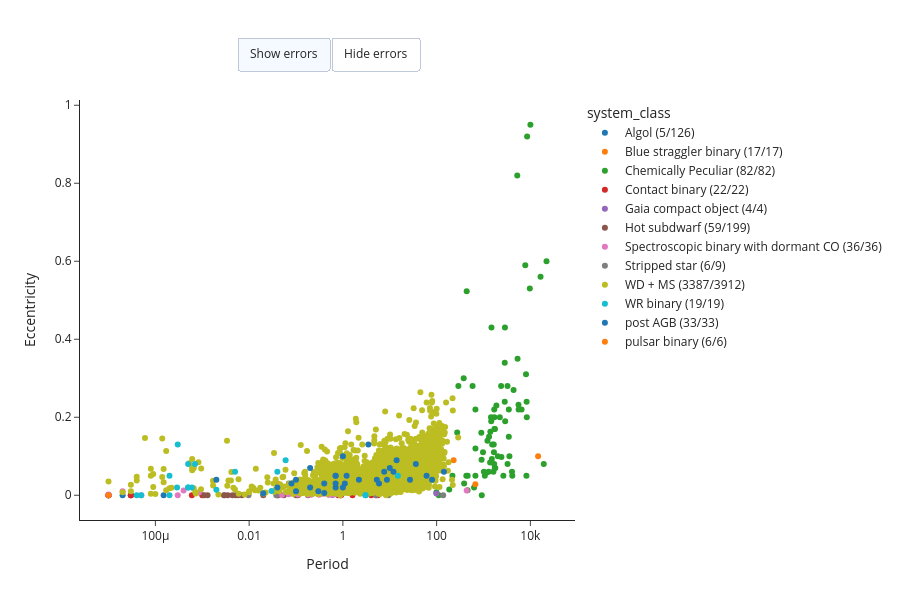

The notebook cell this image was saved under:
### Code cell
plot_catalog(
    df,
    x="Period",
    y="Eccentricity",
    color_by="system_class",
    logx=True,
)

### Figure 1 — Plotly figure (JSON) as saved in the notebook; plotly's stock layout.template omitted (floating-point values rounded to 4 significant figures; data arrays with more than 128 entries replaced by an {"elided": "..."} marker saying what was removed)
{"data": [{"customdata": [["VFTS 061", "O9.7: V:", "ON8.5 III:"], ["VFTS 652", "O9 III:", "B2 Ip"], ["VFTS 538", "ON9 Ia", "O7.5: I:(f)"], ["VFTS 450", "O7::", "O9.7 III:"], ["Mu1 Sco", "B1V", "B:"]], "error_x": {"array": [2.333, 8.589, 4.16, 6.892, 1.446], "arrayminus": [0.0, 0.0, 0.0, 0.0, 0.0], "symmetric": false, "type": "data", "visible": false}, "error_y": {"array": [NaN, NaN, NaN, NaN, NaN], "arrayminus": [NaN, NaN, NaN, NaN, NaN], "symmetric": false, "type": "data", "visible": false}, "hovertemplate": "<b>%{customdata[0]}</b><br>Period: %Period<br>Eccentricity: %Eccentricity<br>Type1: %{customdata[1]}<br>Type2: %{customdata[2]}<extra></extra>", "mode": "markers", "name": "Algol (5/126)", "type": "scatter", "x": [1e-05, 0.00015, 2e-05, 3e-05, 1e-05], "y": [0.0, 0.0, 0.0, 0.0, 0.0]}, {"customdata": [["Cl* NGC 188 PKM 451", "MS", "WD"], ["Cl* NGC 188 PKM 1888", "MS", "WD"], ["Cl* NGC 188 PKM 2679", "MS", "WD"], ["Cl* NGC 188 PKM 4348", "MS", "WD"], ["Cl* NGC 188 PKM 4540", "MS", "WD"], ["Cl* NGC 188 PKM 4581", "MS", "WD"], ["Cl* NGC 188 PKM 4589", "MS", "WD"], ["Cl* NGC 188 PKM 4970", "MS", "WD"], ["Cl* NGC 188 PKM 5325", "MS", "WD"], ["Cl* NGC 188 PKM 5350", "MS", "WD"], ["Cl* NGC 188 PKM 5379", "MS", "WD"], ["Cl* NGC 188 PKM 5434", "MS", "WD"], ["Cl* NGC 188 PKM 5671", "MS", "WD"], ["[NMM2020] WOCS 5011", "MS", "WD"], ["[NMM2020] WOCS 10011", "MS", "WD"], ["[NMM2020] WOCS 20009", "MS", "WD"], ["[NMM2020] WOCS 36011", "MS", "WD"]], "error_x": {"array": [718.0, 2210.0, 1025.0, 1160.0, 2960.0, 545.1, 613.5, 1000.0, 1760.0, 687.0, 120.2, 1268.0, 1416.0, 2650.0, 511.0, 3960.0, 217.2], "arrayminus": [0.0, 0.0, 0.0, 0.0, 0.0, 0.0, 0.0, 0.0, 0.0, 0.0, 0.0, 0.0, 0.0, 0.0, 0.0, 0.0, 0.0], "symmetric": false, "type": "data", "visible": false}, "error_y": {"array": [0.31, 0.17, 0.02, 0.04, 0.29, 0.254, 0.17, 0.082, 0.74, 0.02, 0.21, 0.533, 0.268, 0.28, 0.3, 0.18, 0.65], "arrayminus": [0.0, 0.0, 0.0, 0.0, 0.0, 0.0, 0.0, 0.0, 0.0, 0.0, 0.0, 0.0, 0.0, 0.0, 0.0, 0.0, 0.0], "symmetric": false, "type": "data", "visible": false}, "hovertemplate": "<b>%{customdata[0]}</b><br>Period: %Period<br>Eccentricity: %Eccentricity<br>Type1: %{customdata[1]}<br>Type2: %{customdata[2]}<extra></extra>", "mode": "markers", "name": "Blue straggler binary (17/17)", "type": "scatter", "x": [4.0, 30.0, 8.0, 8.0, 70.0, 1.6, 1.7, 2.4, 12.0, 3.0, 0.04, 9.0, 7.0, 60.0, 6.0, 230.0, 0.4], "y": [0.03, 0.04, 0.05, 0.05, 0.07, 0.015, 0.04, 0.013, 0.03, 0.05, 0.03, 0.018, 0.018, 0.04, 0.07, 0.09, 0.09]}, {"customdata": {"elided": "82x3 str values"}, "error_x": {"array": [NaN, NaN, NaN, NaN, NaN, NaN, NaN, NaN, NaN, NaN, NaN, NaN, NaN, NaN, NaN, NaN, NaN, NaN, NaN, NaN, NaN, NaN, NaN, NaN, NaN, NaN, NaN, NaN, NaN, NaN, NaN, NaN, NaN, NaN, NaN, NaN, NaN, NaN, NaN, NaN, NaN, NaN, NaN, NaN, NaN, NaN, NaN, NaN, NaN, NaN, NaN, NaN, NaN, NaN, NaN, NaN, NaN, NaN, NaN, NaN, NaN, NaN, NaN, NaN, NaN, NaN, NaN, NaN, NaN, NaN, NaN, NaN, NaN, NaN, NaN, NaN, NaN, NaN, 4845.0, 1579.0, 1505.0, 2737.0], "arrayminus": [NaN, NaN, NaN, NaN, NaN, NaN, NaN, NaN, NaN, NaN, NaN, NaN, NaN, NaN, NaN, NaN, NaN, NaN, NaN, NaN, NaN, NaN, NaN, NaN, NaN, NaN, NaN, NaN, NaN, NaN, NaN, NaN, NaN, NaN, NaN, NaN, NaN, NaN, NaN, NaN, NaN, NaN, NaN, NaN, NaN, NaN, NaN, NaN, NaN, NaN, NaN, NaN, NaN, NaN, NaN, NaN, NaN, NaN, NaN, NaN, NaN, NaN, NaN, NaN, NaN, NaN, NaN, NaN, NaN, NaN, NaN, NaN, NaN, NaN, NaN, NaN, NaN, NaN, 0.0, 0.0, 0.0, 0.0], "symmetric": false, "type": "data", "visible": false}, "error_y": {"array": [NaN, NaN, -0.05, NaN, NaN, NaN, NaN, NaN, NaN, NaN, NaN, -0.05, -0.05, NaN, -0.05, NaN, NaN, -0.05, -0.05, -0.05, NaN, NaN, NaN, NaN, NaN, NaN, NaN, NaN, NaN, NaN, NaN, NaN, NaN, NaN, NaN, NaN, NaN, NaN, NaN, NaN, NaN, NaN, NaN, NaN, NaN, NaN, NaN, NaN, NaN, NaN, NaN, NaN, NaN, NaN, NaN, NaN, NaN, NaN, NaN, NaN, NaN, NaN, NaN, NaN, NaN, NaN, NaN, NaN, NaN, NaN, NaN, NaN, NaN, NaN, NaN, NaN, NaN, NaN, 0.056, 0.064, 0.07, 0.309], "arrayminus": [NaN, NaN, 0.05, NaN, NaN, NaN, NaN, NaN, NaN, NaN, NaN, 0.05, 0.05, NaN, 0.05, NaN, NaN, 0.05, 0.05, 0.05, NaN, NaN, NaN, NaN, NaN, NaN, NaN, NaN, NaN, NaN, NaN, NaN, NaN, NaN, NaN, NaN, NaN, NaN, NaN, NaN, NaN, NaN, NaN, NaN, NaN, NaN, NaN, NaN, NaN, NaN, NaN, NaN, NaN, NaN, NaN, NaN, NaN, NaN, NaN, NaN, NaN, NaN, NaN, NaN, NaN, NaN, NaN, NaN, NaN, NaN, NaN, NaN, NaN, NaN, NaN, NaN, NaN, NaN, 0.0, 0.0, 0.0, 0.0], "symmetric": false, "type": "data", "visible": false}, "hovertemplate": "<b>%{customdata[0]}</b><br>Period: %Period<br>Eccentricity: %Eccentricity<br>Type1: %{customdata[1]}<br>Type2: %{customdata[2]}<extra></extra>", "mode": "markers", "name": "Chemically Peculiar (82/82)", "type": "scatter", "x": [8383.0, 5573.0, 430.0, 975.6, 909.9, 2410.0, 274.3, 673.0, 5244.0, 1314.0, 1384.0, 217.2, 459.4, 1508.0, 2652.0, 1146.0, 291.0, 8231.0, 672.0, 4117.0, 1399.0, 437.9, 386.0, 3260.0, 3470.0, 3253.0, 1881.0, 2018.0, 8059.0, 2226.0, 377.8, 1693.0, 1066.0, 5609.0, 1689.0, 629.0, 457.0, 1785.0, 897.0, 2896.0, 9718.0, 8314.0, 1214.0, 672.0, 3464.0, 80.0, 1630.0, 1445.0, 1754.0, 918.0, 1653.0, 16470.0, 1711.0, 19300.0, 3570.0, 22060.0, 185.7, 8523.0, 10000.0, 5324.0, 1461.0, 1668.0, 2866.0, 4049.0, 4382.0, 7780.0, 584.9, 1735.0, 1710.0, 2837.0, 6489.0, 2378.0, 2837.0, 1529.0, 1019.0, 111.0, 1294.0, 1479.0, 20.0, 6.0, 11.0, 99.0], "y": [0.2, 0.232, 0.05, 0.11, 0.091, 0.098, 0.161, 0.12, 0.82, 0.15, 0.084, 0.05, 0.05, 0.093, 0.05, 0.058, 0.28, 0.05, 0.05, 0.05, 0.163, 0.523, 0.03, 0.08, 0.22, 0.28, 0.23, 0.1, 0.31, 0.2, 0.3, 0.22, 0.05, 0.22, 0.08, 0.02, 0.013, 0.07, 0.16, 0.19, 0.53, 0.24, 0.14, 0.22, 0.15, 0.09, 0.06, 0.2, 0.17, 0.0, 0.13, 0.56, 0.2, 0.08, 0.1, 0.6, 0.015, 0.92, 0.95, 0.35, 0.19, 0.11, 0.43, 0.06, 0.27, 0.59, 0.28, 0.07, 0.17, 0.34, 0.22, 0.28, 0.24, 0.13, 0.06, 0.0, 0.06, 0.43, 0.019, 0.011, 0.06, 0.008]}, {"customdata": [["LSS 3074", "O6-7:(f):, Contact", "O4 f +, Contact"], ["MY Cam", "O4.5-6V, Contact", "O6V, Contact"], ["OGLE SMC-SC10 108086", "O9V, Contact", "O9.5-B0V, Contact"], ["TU Mus", "O7V, Contact", "O8V, Contact"], ["V382 Cyg", "O6.5V((f)), Contact", "O6V((f)), Contact"], ["VFTS 352", "O4.5 V(n)((fc))z, Contact", "O5.5 V(n)((fc))z, Contact"], ["CT Tau", "B1V, Contact", "B1V, Contact"], ["GU Mon", "B1V, Contact", "B1V, Contact"], ["SV Cen", "B, Contact?", "B, Contact?"], ["V606 Cen", "B0.5V, Contact", "B2V, Contact"], ["V701 Sco", "B1-1.5V, Contact", "B1-1.5V, Contact"], ["V745 Cas", "B0V, Contact", "B1-2 IV/V, Contact"], ["VFTS 066", "B0V, Contact", "B1.5III, Contact"], ["RZ Pyx", "B5V, Contact", "B5/7V, Contact"], ["LY Aur", "O9II, Contact", "O9III, Contact"], ["XZ Cep", "O9.5V, Contact", "B1III, Contact"], ["V348 Car", "B0-B.05III , Contact", "B1III, Contact"], ["V729 Cyg", "O6.5-7 Ia, Contact", "Ofpe/WN9, Contact"], ["BH Cen", "B, Contact", "B, Contact"], ["HD 64315B", "O9V, Contact", "O9V, Contact"], ["DIRECT V4741 M31A", "O, Contact", "O, Contact"], ["DIRECT V1555 M31A", "O, Contact", "O, Contact"]], "error_x": {"array": [2.185, 1.175, NaN, 1.387, 1.886, 1.124, 0.6668, 0.8966, 1.657, 1.495, 0.7619, 1.411, 1.141, 0.6562, NaN, NaN, NaN, 6.598, NaN, 1.019, NaN, NaN], "arrayminus": [0.0, 0.0, NaN, 0.0, 0.0, 0.0, 0.0, 0.0, 0.0, 0.0, 0.0, 0.0, 0.0, 0.0, NaN, NaN, NaN, 0.0, NaN, 0.0, NaN, NaN], "symmetric": false, "type": "data", "visible": false}, "error_y": {"array": [0.0, 0.0, 0.0, 0.0, 0.0, 0.0, 0.0, 0.0, 0.0, 0.26, 0.0, 0.0, 0.0, 0.0, 0.0, 0.0, 0.0, 0.0, 0.0, 0.0, 0.0, 0.0], "arrayminus": [0.0, 0.0, 0.0, 0.0, 0.0, 0.0, 0.0, 0.0, 0.0, 0.0, 0.0, 0.0, 0.0, 0.0, 0.0, 0.0, 0.0, 0.0, 0.0, 0.0, 0.0, 0.0], "symmetric": false, "type": "data", "visible": false}, "hovertemplate": "<b>%{customdata[0]}</b><br>Period: %Period<br>Eccentricity: %Eccentricity<br>Type1: %{customdata[1]}<br>Type2: %{customdata[2]}<extra></extra>", "mode": "markers", "name": "Contact binary (22/22)", "type": "scatter", "x": [0.0006, 0.0, 0.8831, 0.0, 1e-05, 0.0, 0.0, 0.0, 0.001, 0.0, 0.0, 1e-05, 1e-05, 3e-05, 4.02, 5.097, 5.562, 3e-05, 0.7916, 0.0, 1.604, 0.917], "y": [0.0, 0.0, 0.0, 0.0, 0.0, 0.0, 0.0, 0.0, 0.0, 0.07, 0.0, 0.0, 0.0, 0.0, 0.0, 0.0, 0.0, 0.0, 0.0, 0.0, 0.0, 0.0]}, {"customdata": [["Gaia BH1", "MS", "BH"], ["Gaia BH2", "RG", "BH"], ["Gaia BH3", "RG", "BH"], ["Gaia NS1", "MS", "NS"]], "error_x": {"array": [185.4, 1276.0, 4155.0, 730.4], "arrayminus": [0.0, 0.0, 0.0, 0.0], "symmetric": false, "type": "data", "visible": false}, "error_y": {"array": [0.4323, 0.5167, 0.7243, 0.121], "arrayminus": [0.0, 0.0, 0.0, 0.0], "symmetric": false, "type": "data", "visible": false}, "hovertemplate": "<b>%{customdata[0]}</b><br>Period: %Period<br>Eccentricity: %Eccentricity<br>Type1: %{customdata[1]}<br>Type2: %{customdata[2]}<extra></extra>", "mode": "markers", "name": "Gaia compact object (4/4)", "type": "scatter", "x": [0.003, 0.6, 98.5, 0.5], "y": [2e-05, 0.0009, 0.0048, 0.002]}, {"customdata": {"elided": "59x3 str values"}, "error_x": {"array": [37.25, 28.19, 126.7, 93.74, 61.54, 181.4, 192.0, 236.3, 176.1, 80.87, 99.26, 69.52, 359.2, 63.14, 147.6, 40.32, 0.1283, 0.331, 0.363, 0.4178, 0.4625, 0.4717, 0.4776, 0.5281, 0.5298, 0.5403, 0.5816, 0.5988, 0.6109, 0.7047, 0.8008, 0.8022, 0.8091, 0.8279, 0.834, 0.8372, 0.9024, 0.965, 1.049, 1.205, 1.238, 1.483, 1.548, 1.738, 3.016, 3.181, 3.622, 4.051, 4.51, 5.752, 7.291, 8.952, 10.05, 10.35, 10.36, 14.17, 15.58, 16.54, 20.66], "arrayminus": [0.0, 0.0, 0.0, 0.0, 0.0, 0.0, 0.0, 0.0, 0.0, 0.0, 0.0, 0.0, 0.0, 0.0, 0.0, 0.0, 0.0, 0.0, 0.0, 0.0, 0.0, 0.0, 0.0, 0.0, 0.0, 0.0, 0.0, 0.0, 0.0, 0.0, 0.0, 0.0, 0.0, 0.0, 0.0, 0.0, 0.0, 0.0, 0.0, 0.0, 0.0, 0.0, 0.0, 0.0, 0.0, 0.0, 0.0, 0.0, 0.0, 0.0, 0.0, 0.0, 0.0, 0.0, 0.0, 0.0, 0.0, 0.0, 0.0], "symmetric": false, "type": "data", "visible": false}, "error_y": {"array": [NaN, NaN, NaN, NaN, NaN, NaN, NaN, NaN, NaN, NaN, NaN, NaN, NaN, NaN, 0.19, NaN, NaN, NaN, 0.055, 0.034, 0.04, NaN, NaN, 0.02, 0.007, NaN, 0.08, NaN, NaN, NaN, 0.07, NaN, NaN, NaN, NaN, NaN, NaN, NaN, NaN, NaN, 0.02, NaN, NaN, NaN, NaN, NaN, 0.014, NaN, NaN, NaN, NaN, NaN, 0.03, NaN, NaN, NaN, NaN, 0.05, 0.083], "arrayminus": [NaN, NaN, NaN, NaN, NaN, NaN, NaN, NaN, NaN, NaN, NaN, NaN, NaN, NaN, 0.0, NaN, NaN, NaN, 6.939e-18, 0.0, 6.939e-18, NaN, NaN, -3.469e-18, 0.0, NaN, 1.388e-17, NaN, NaN, NaN, 0.0, NaN, NaN, NaN, NaN, NaN, NaN, NaN, NaN, NaN, -3.469e-18, NaN, NaN, NaN, NaN, NaN, 1.735e-18, NaN, NaN, NaN, NaN, NaN, 0.0, NaN, NaN, NaN, NaN, -1.388e-17, 0.0], "symmetric": false, "type": "data", "visible": false}, "hovertemplate": "<b>%{customdata[0]}</b><br>Period: %Period<br>Eccentricity: %Eccentricity<br>Type1: %{customdata[1]}<br>Type2: %{customdata[2]}<extra></extra>", "mode": "markers", "name": "Hot subdwarf (59/199)", "type": "scatter", "x": [0.007, 0.0011, 0.0035, 0.02, 0.0058, 0.11, 0.1, 0.18, 0.04, 0.0044, 0.055, 0.0051, 0.041, 0.0029, 0.038, 0.0013, 0.0, 0.0, 0.0, 0.0, 0.0, 0.0, 0.0, 0.0, 0.0, 0.0, 0.0, 0.0, 0.0, 0.0, 0.0, 0.0, 0.0, 0.0, 0.0, 0.0, 0.0, 0.0, 0.0, 0.0, 0.0, 0.0, 0.0, 0.0, 0.0, 0.0, 0.0, 0.0, 0.0, 0.0, 0.0, 0.0, 0.0, 0.0, 0.0, 0.0, 0.0, 0.0, 0.0], "y": [0.0, 0.0, 0.0, 0.0, 0.0, 0.0, 0.0, 0.0, 0.0, 0.0, 0.0, 0.0, 0.0, 0.0, 0.01, 0.0, 0.06, 0.08, 0.005, 0.005, 0.02, 0.06, 0.07, 0.005, 0.015, 0.1, 0.01, 0.13, 0.04, 0.18, 0.04, 0.28, 0.06, 0.06, 0.12, 0.07, 0.11, 0.15, 0.61, 0.08, 0.005, 0.14, 0.03, 0.52, 0.14, 0.18, 0.01, 0.15, 0.18, 0.09, 0.28, 0.29, 0.033, 0.07, 0.09, 0.064, 0.06, 0.048, 0.011]}, {"customdata": [["VFTS 243", "O7V", "BH"], ["NGC 3201 #12560", "MS", "BH"], ["HD 130298", "O6.5III", "BH"], ["G3425", "RG", "BH?"], ["J0553-1349", "MS", "NS"], ["J2057-4742", "MS", "NS"], ["J1553-6846", "MS", "NS"], ["J2102+3703", "MS", "NS"], ["J0742-4749", "MS", "NS"], ["J0152-2049", "MS", "NS"], ["J0003-5604", "MS", "NS"], ["J1733+5808", "MS", "NS"], ["J1150-2203", "MS", "NS"], ["J1449+6919", "MS", "NS"], ["J0217-7541", "MS", "NS"], ["J0639-3655", "MS", "NS"], ["J1739+4502", "MS", "NS"], ["J0036-0932", "MS", "NS"], ["J1048+6547", "MS", "NS"], ["J2145+2837", "MS", "NS"], ["J2244-2236", "MS", "NS"], ["J0824+5254", "MS", "NS"], ["J0230+5950", "MS", "NS"], ["J0634+6256", "MS", "NS"], ["PSR B1820-11", "MS/WD?", "NS"], ["PSR J1954+2529", "MS/WD?", "NS"], ["2XMM J1255", "MS", "NS/WD?"], ["2MASS J06163552", "MS", "NS/WD?"], ["LAMOST J1123", "MS", "NS/WD?"], ["56 UMa", "RG", "NS/WD?"], ["J0606+2132", "MS", "NS/WD?"], ["G3431", "MS", "NS/WD?"], ["G8441", "RG", "NS/WD/MS?"], ["LAMOST J2354", "MS", "WD/NS?"], ["2MASS J1527", "MS", "WD/NS?"], ["G4031", "MS", "WD"]], "error_x": {"array": [10.4, 166.9, 14.63, 875.0, 189.0, 230.1, 310.1, 480.8, 497.2, 536.0, 561.5, 570.6, 631.6, 632.4, 635.4, 654.0, 656.8, 718.9, 822.0, 888.8, 937.8, 1023.0, 1024.0, 1044.0, 357.8, 82.72, 2.761, 0.8666, 0.2738, 16470.0, 2.774, 120.4, 46.69, 0.4799, 0.2557, 137.3], "arrayminus": [0.0, 0.0, 0.0, 0.0, 0.0, 0.0, 0.0, 0.0, 0.0, 0.0, 0.0, 0.0, 0.0, 0.0, 0.0, 0.0, 0.0, 0.0, 0.0, 0.0, 0.0, 0.0, 0.0, 0.0, 0.0, 0.0, 0.0, 0.0, 0.0, 37.0, 0.0, 0.01, 0.04, 0.0, 0.0, 0.05], "symmetric": false, "type": "data", "visible": false}, "error_y": {"array": [0.005, 0.59, 0.45, 0.04, 0.3872, 0.3069, 0.5293, 0.439, 0.164, 0.6605, 0.79, 0.3083, 0.548, 0.2658, 0.3195, 0.708, 0.6759, 0.3972, 0.348, 0.5805, 0.5655, 0.674, 0.742, 0.553, 0.7946, 0.114, NaN, 0.0, NaN, 0.55, 0.0, 0.1, -0.01, 0.0, NaN, 0.194], "arrayminus": [0.0, 0.0, 0.0, 0.0, 0.0, 0.0, 0.0, 0.0, 0.0, 0.0, 0.0, 0.0, 0.0, 0.0, 0.0, 0.0, 0.0, 0.0, 0.0, 0.0, 0.0, 0.0, 0.0, 0.0, 0.0, 0.0, NaN, 0.002, NaN, 0.0, 0.0, 0.01, 0.01, 0.0, NaN, 0.0], "symmetric": false, "type": "data", "visible": false}, "hovertemplate": "<b>%{customdata[0]}</b><br>Period: %Period<br>Eccentricity: %Eccentricity<br>Type1: %{customdata[1]}<br>Type2: %{customdata[2]}<extra></extra>", "mode": "markers", "name": "Spectroscopic binary with dormant CO (36/36)", "type": "scatter", "x": [0.0004, 0.09, 0.00085, 2.0, 0.05, 0.07, 0.11, 0.26, 0.4, 0.18, 0.29, 0.31, 0.22, 0.21, 0.7, 0.6, 0.6, 0.9, 5.0, 0.7, 0.5, 3.3, 5.0, 2.1, 0.0003, 5e-05, 1e-05, 0.0, 0.0, 438.0, 2e-05, 0.2, 0.12, 1e-05, 0.0, 0.66], "y": [0.012, 0.02, 0.007, 0.01, 0.0007, 0.0026, 0.0021, 0.009, 0.004, 0.001, 0.005, 0.001, 0.004, 0.001, 0.0033, 0.013, 0.0018, 0.0021, 0.009, 0.0035, 0.0011, 0.012, 0.011, 0.011, 1e-05, 0.0, 0.0, 0.007, 0.0, 0.012, 0.01, 0.03, 0.03, 0.002, 0.0, 0.021]}, {"customdata": [["VFTS 291", "B", "SS"], ["LB-1", "B3Ve", "SS"], ["NGC 1850 BH1", "MS", "SS"], ["2dFS 2553", "Be", "SS"], ["Sk -71 35", "O9Ve", "SS"], ["Upsilon Sagittarii", "B", "SS"]], "error_x": {"array": [108.0, 78.79, NaN, 93.53, NaN, NaN], "arrayminus": [0.0, 0.0, NaN, -0.01, NaN, NaN], "symmetric": false, "type": "data", "visible": false}, "error_y": {"array": [NaN, NaN, NaN, NaN, NaN, NaN], "arrayminus": [NaN, NaN, NaN, NaN, NaN, NaN], "symmetric": false, "type": "data", "visible": false}, "hovertemplate": "<b>%{customdata[0]}</b><br>Period: %Period<br>Eccentricity: %Eccentricity<br>Type1: %{customdata[1]}<br>Type2: %{customdata[2]}<extra></extra>", "mode": "markers", "name": "Stripped star (6/9)", "type": "scatter", "x": [0.038, 0.0097, 5.04, 0.07, 9.399, 137.9], "y": [0.0, 0.0, 0.0, 0.03, 0.0, 0.0]}, {"customdata": {"elided": "3387x3 str values"}, "error_x": {"array": {"elided": "3387 float values"}, "arrayminus": {"elided": "3387 float values"}, "symmetric": false, "type": "data", "visible": false}, "error_y": {"array": {"elided": "3387 float values"}, "arrayminus": {"elided": "3387 float values"}, "symmetric": false, "type": "data", "visible": false}, "hovertemplate": "<b>%{customdata[0]}</b><br>Period: %Period<br>Eccentricity: %Eccentricity<br>Type1: %{customdata[1]}<br>Type2: %{customdata[2]}<extra></extra>", "mode": "markers", "name": "WD + MS (3387/3912)", "type": "scatter", "x": {"elided": "3387 float values"}, "y": {"elided": "3387 float values"}}, {"customdata": [["BAT99 19", "O6 V", "WR-WN4"], ["BAT99 28", "O5 V", "WR-WC6"], ["BAT99 29", "B1.5 V", "WR-WN3"], ["BAT99 38", "O-uncertain", "WR-WC4"], ["BAT99 39", "O6 V", "WR-WC4"], ["BAT99 43", "O9 V", "WR-WN3"], ["BAT99 49", "O9 V", "WR-WN4"], ["BAT99 59", "O9 V", "WR-WN4"], ["BAT99 64", "O9 V", "WR-WN4"], ["BAT99 71", "O6.5 V", "WR-WN3"], ["BAT99 77", "O7.5 III", "WR-WN7"], ["BAT99 92", "O6 V", "WR-WN3"], ["BAT99 103", "O4 V", "WR-WN5"], ["BAT99 126", "O7 V", "WR-WN3"], ["BAT99 129", "O4 V", "WR-WN5"], ["SMC AB 3", "O-O9", "WR-WN3"], ["SMC AB 6", "O-O5.5 V", "WR-WN3"], ["SMC AB 7", "O-O6 I", "WR-WN4"], ["SMC AB 8", "O-O4 V", "WR-WO4"]], "error_x": {"array": [17.99, NaN, 2.201, NaN, NaN, 2.816, 31.66, 4.712, 37.53, 2.326, 3.003, 4.312, 2.759, 25.46, 2.768, 10.05, 6.538, 19.56, 19.56], "arrayminus": [0.0, NaN, 0.0, NaN, NaN, 0.0, 0.0, 0.0, 0.0, 0.0, 0.0, 0.0, 0.0, 0.0, 0.0, 0.0, 0.0, 0.0, 0.0], "symmetric": false, "type": "data", "visible": false}, "error_y": {"array": [0.006, 0.11, 0.03, NaN, NaN, 0.02, 0.339, 0.24, 0.07, 0.01, 0.3, 0.0, NaN, 0.32, NaN, 0.03, NaN, 0.08, 0.08], "arrayminus": [0.0, 0.0, 0.0, NaN, NaN, 0.0, -0.099, 0.0, 0.0, 0.0, 0.0, 0.0, NaN, 0.0, NaN, 0.0, NaN, 0.0, 0.0], "symmetric": false, "type": "data", "visible": false}, "hovertemplate": "<b>%{customdata[0]}</b><br>Period: %Period<br>Eccentricity: %Eccentricity<br>Type1: %{customdata[1]}<br>Type2: %{customdata[2]}<extra></extra>", "mode": "markers", "name": "WR binary (19/19)", "type": "scatter", "x": [0.002, 14.93, 0.0003, 3.033, 3.033, 0.0002, 0.03, 0.0007, 0.06, 0.0005, 0.00029, 0.0006, 5e-05, 0.04, 0.0002, 0.005, 4e-05, 0.0005, 0.0005], "y": [0.014, 0.05, 0.13, 0.0, 0.0, 0.05, 0.011, 0.08, 0.09, 0.08, 0.02, 0.02, 0.0, 0.06, 0.0, 0.06, 0.0, 0.02, 0.02]}, {"customdata": [["89 Her", "MS?", "post AGB"], ["AC Her", "MS?", "post AGB"], ["BD+39 4926", "MS?", "post AGB"], ["BD+46 442", "MS?", "post AGB"], ["DY Ori", "MS?", "post AGB"], ["EP Lyr", "MS?", "post AGB"], ["HD 44179", "MS?", "post AGB"], ["HD 46703", "MS?", "post AGB"], ["HD 52961", "MS?", "post AGB"], ["HD 95767", "MS?", "post AGB"], ["HD 108015", "MS?", "post AGB"], ["HD 131356", "MS?", "post AGB"], ["HD 158616", "MS?", "post AGB"], ["HD 213985", "MS?", "post AGB"], ["HP Lyr", "MS?", "post AGB"], ["HR 4049", "MS?", "post AGB"], ["IRAS 05208-2035", "MS?", "post AGB"], ["IRAS 06165+3158", "MS?", "post AGB"], ["IRAS 06452-3456", "MS?", "post AGB"], ["IRAS 08544-4431", "MS?", "post AGB"], ["IRAS 09144-4933", "MS?", "post AGB"], ["IRAS 15469-5311", "MS?", "post AGB"], ["IRAS 16230-3410", "MS?", "post AGB"], ["IRAS 17038-4815", "MS?", "post AGB"], ["IRAS 19125+0343", "MS?", "post AGB"], ["IRAS 19135+3937", "MS?", "post AGB"], ["IRAS 19157-0247", "MS?", "post AGB"], ["RU Cen", "MS?", "post AGB"], ["SAO 173329", "MS?", "post AGB"], ["ST Pup", "MS?", "post AGB"], ["SX Cen", "MS?", "post AGB"], ["TW Cam", "MS?", "post AGB"], ["U Mon", "MS?", "post AGB"]], "error_x": {"array": [288.9, 1188.0, 871.3, 140.8, 1212.0, 1137.0, 316.5, 597.2, 1288.0, 1928.0, 900.4, 1479.0, 362.3, 258.9, 1738.0, 430.5, 234.3, 261.9, 215.0, 500.1, 1735.0, 389.5, 646.3, 1382.0, 519.0, 126.9, 119.5, 1479.0, 115.9, 403.8, 556.7, 656.9, 2407.0], "arrayminus": [0.0, 0.0, 0.0, 0.0, 0.0, 0.0, 0.0, 0.0, 0.0, 0.0, 0.0, 0.0, 0.0, 0.0, 0.0, 0.0, 0.0, 0.0, 0.0, 0.0, 0.0, 0.0, 0.0, 0.0, 0.0, 0.0, 0.0, 0.0, 0.0, 0.0, 0.0, 0.0, 0.0], "symmetric": false, "type": "data", "visible": false}, "error_y": {"array": [0.22, -0.05, 0.018, 0.08, 0.14, 0.3, 0.24, 0.28, 0.22, 0.2, -0.03, 0.28, -0.1, 0.16, 0.16, 0.29, -0.02, -0.05, -0.03, 0.18, 0.26, 0.06, -0.13, 0.57, 0.21, 0.1, 0.3, 0.55, -0.04, -0.04, -0.06, 0.21, 0.19], "arrayminus": [0.0, 0.05, 0.0, 0.0, 0.0, 0.0, 0.0, 0.0, 0.0, 0.0, 0.03, 0.0, 0.1, 0.0, 0.0, 0.0, 0.02, 0.05, 0.03, 0.0, 0.0, 0.0, 0.13, 0.0, 0.0, 0.0, 0.0, 0.0, 0.04, 0.04, 0.06, 0.0, 0.0], "symmetric": false, "type": "data", "visible": false}, "hovertemplate": "<b>%{customdata[0]}</b><br>Period: %Period<br>Eccentricity: %Eccentricity<br>Type1: %{customdata[1]}<br>Type2: %{customdata[2]}<extra></extra>", "mode": "markers", "name": "post AGB (33/33)", "type": "scatter", "x": [0.2, 1.2, 0.4, 0.02, 36.0, 14.0, 1.1, 0.2, 0.3, 61.0, 5.9, 8.7, 1.0, 0.7, 80.0, 0.1, 0.04, 0.7, 0.4, 1.0, 27.0, 0.7, 3.5, 12.0, 0.7, 0.08, 0.1, 10.0, 0.002, 2.2, 7.6, 5.3, 143.0], "y": [0.07, 0.05, 0.006, 0.005, 0.08, 0.09, 0.03, 0.02, 0.01, 0.05, 0.03, 0.04, 0.1, 0.05, 0.04, 0.01, 0.02, 0.05, 0.03, 0.02, 0.04, 0.02, 0.13, 0.06, 0.03, 0.03, 0.04, 0.07, 0.04, 0.04, 0.06, 0.04, 0.06]}, {"customdata": [["PSR J0045-7319", "BIV", "NS"], ["PSR B1259-63", "Be", "NS"], ["PSR J1638-4725", "B", "NS"], ["PSR J2032+4127", "Be", "NS"], ["PSR J2108+4516", "O/Be", "NS"], ["PSR J0210+5845", "B6V", "NS"]], "error_x": {"array": [51.17, 1237.0, 231.0, 16330.0, 269.4, 2567.0], "arrayminus": [0.0, 0.0, 0.0, -330.0, 0.0, 9496.0], "symmetric": false, "type": "data", "visible": false}, "error_y": {"array": [0.8079, 0.8699, 0.5789, 0.933, 0.08742, 0.36], "arrayminus": [0.0, 0.0, 0.0, 0.003, 0.0, 0.03], "symmetric": false, "type": "data", "visible": false}, "hovertemplate": "<b>%{customdata[0]}</b><br>Period: %Period<br>Eccentricity: %Eccentricity<br>Type1: %{customdata[1]}<br>Type2: %{customdata[2]}<extra></extra>", "mode": "markers", "name": "pulsar binary (6/6)", "type": "scatter", "x": [0.0, 1e-05, 0.0, 670.0, 0.0, 14610.0], "y": [0.0, 0.0, 0.0, 0.028, 0.0, 0.1]}], "layout": {"height": 600, "legend": {"title": {"text": "system_class"}}, "updatemenus": [{"buttons": [{"args": [{"error_x.visible": [true, true, true, true, true, true, true, true, true, true, true, true], "error_y.visible": [true, true, true, true, true, true, true, true, true, true, true, true]}], "label": "Show errors", "method": "update"}, {"args": [{"error_x.visible": [false, false, false, false, false, false, false, false, false, false, false, false], "error_y.visible": [false, false, false, false, false, false, false, false, false, false, false, false]}], "label": "Hide errors", "method": "update"}], "direction": "right", "type": "buttons", "x": 0.5, "xanchor": "center", "y": 1.15}], "width": 900, "xaxis": {"title": {"text": "Period"}, "type": "log"}, "yaxis": {"title": {"text": "Eccentricity"}}}}
